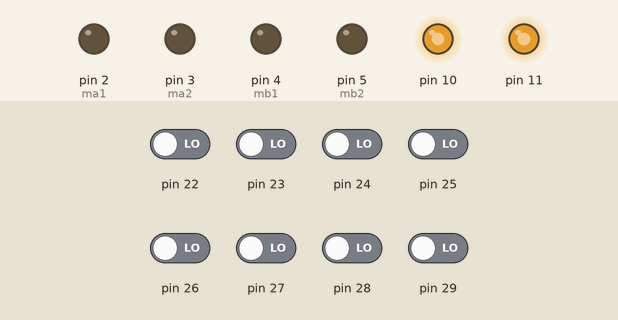
Recording of a sketch running on a simulated Arduino Mega 2560, built with avr-gcc and run on an emulated ATmega2560. Parts: output pins drawn as LEDs (lit = HIGH). The test bench sets the inputs (shaded band); at power-on: pin 22–29 LOW.

Above: at 0.1 s.
At 5.1 s:
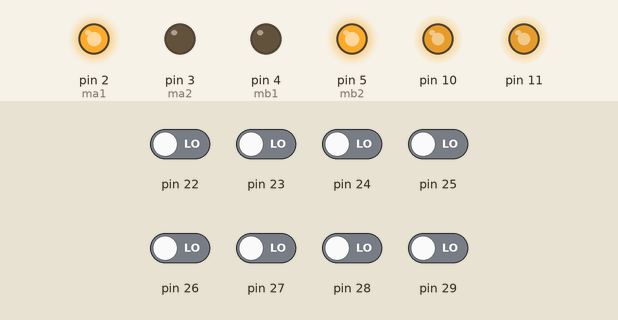
Timing chart, 0 to 6.6 s (numbered marks = the images above):
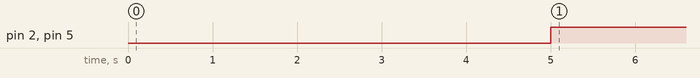

Measured:
- by itself, pin 2 (ma1), pin 5 (mb2): LOW → HIGH at 5.0 s

The sketch:

Maxi_2.0.ino
```cpp
/*
Code for line follower using 8 IR array.
*/
const int ma1=2, ma2=3, mb1=4, mb2=5;
int s[8],var,i;
int pw1=200,pw2=200;

void setup()
{
  for(i=2;i<=5;i++)
  {
    pinMode(i,OUTPUT);
  }
  for(i=22;i<=29;i++)
  {
    pinMode(i,INPUT);
  }
  digitalWrite(ma1,0);
  digitalWrite(ma2,0);
  digitalWrite(mb1,0);
  digitalWrite(mb2,0);
  analogWrite(11,pw1);
  analogWrite(10,pw2);
  delay(5000);

}

void loop()
{
  for(i=0;i<8;i++)
  {
    s[i]=digitalRead(22+i);
  }


  if (s[0] == 1 && s[1] == 1 && s[2] == 1 && s[3] == 1 && s[4] == 1 && s[5] == 1 && s[6] == 1 && s[7] == 1)
  {
    reverse();
  }
  else if (s[0] == 1 && s[1] == 1 && s[2] == 1 && (s[3] == 0 || s[4] == 0) && s[5] == 1 && s[6] == 1 && s[7] == 1)
  {
    front();

  }
  else if (s[0] == 1 && s[1] == 1 && s[2] == 1 && (s[5] == 0 || s[6] == 0 ||s[7] == 0))
  {
    right();
  }
  else if ((s[0] == 0 || s[1] == 0 || s[2] == 0 ) && s[5] == 1 && s[6] == 1 && s[7] == 1)
  {
    left();
  }
  else if (s[0] == 0 && s[1] == 0 && s[2] == 0 && s[3] == 0 && s[4] == 0 && s[5] == 0 && s[6] == 0 && s[7] == 0)
  {
    if (var%2==0)
    {
      right();
    }
    else
    {
      left();
    }
  }
  var+=var;
}

void front()
{
  digitalWrite(ma1,1);
  digitalWrite(ma2,0);
  digitalWrite(mb1,1);
  digitalWrite(mb2,0);
}

void right()
{
  digitalWrite(ma1,1);
  digitalWrite(ma2,0);
  digitalWrite(mb1,0);
  digitalWrite(mb2,1);
}

void left()
{
  digitalWrite(ma1,0);
  digitalWrite(ma2,1);
  digitalWrite(mb1,1);
  digitalWrite(mb2,0);
}
void reverse()
{
  digitalWrite(ma1,0);
  digitalWrite(ma2,1);
  digitalWrite(mb1,0);
  digitalWrite(mb2,1);
}
```
